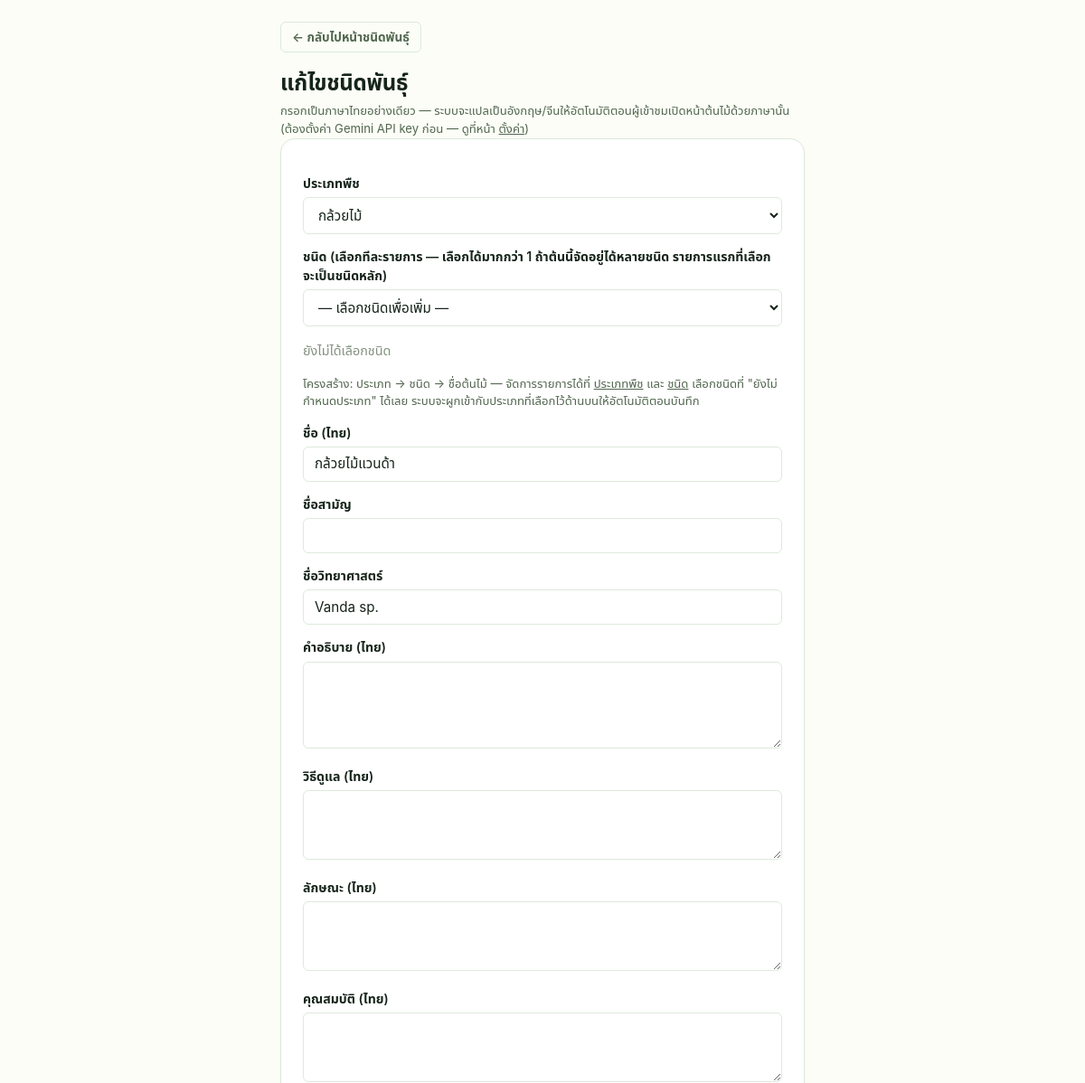
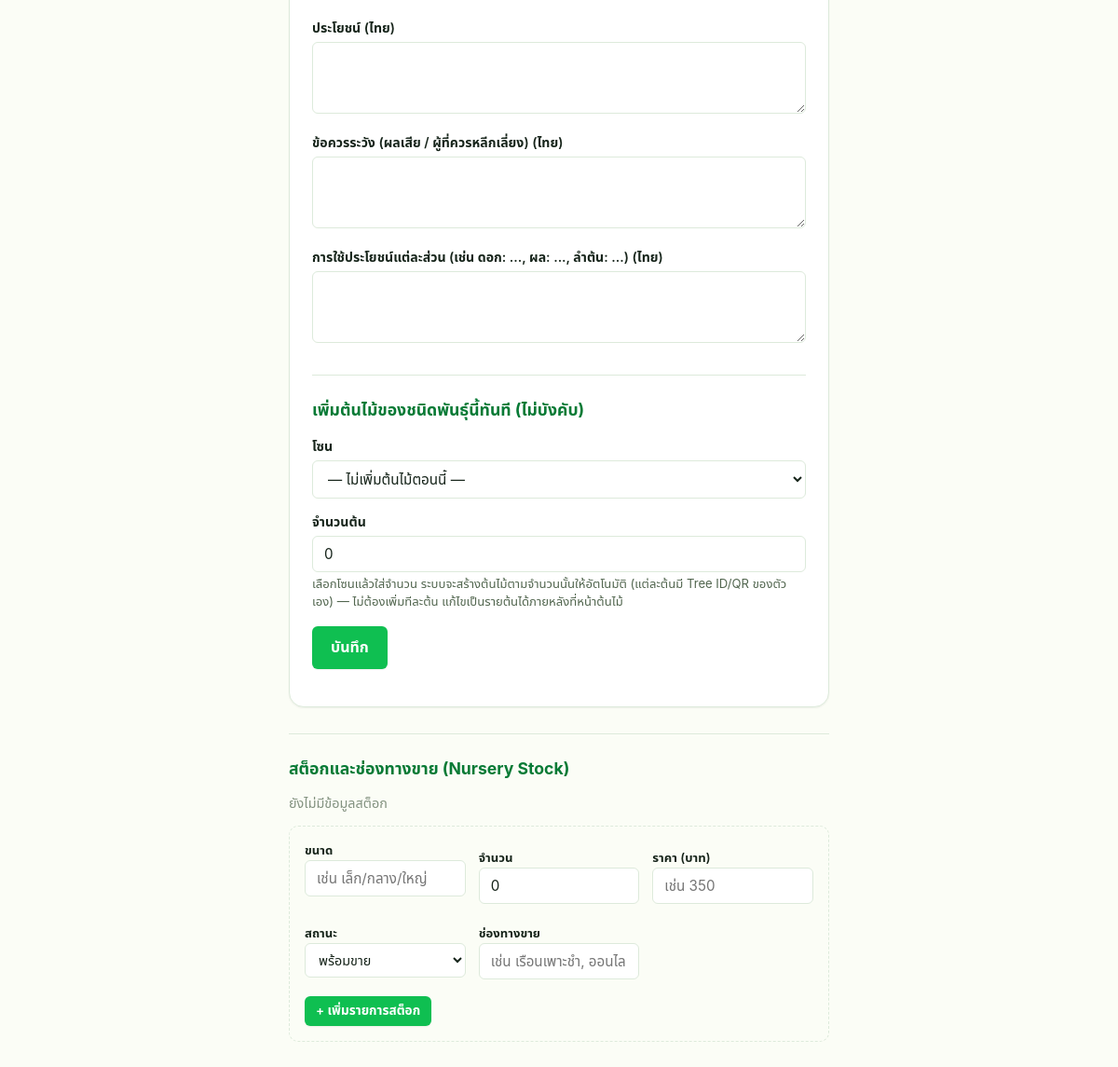
Screenshot of /admin/species_form.php?id=4 (signed in) with the database file from the repository (2 pictures, top to bottom).
### tables this page shows
CREATE TABLE species (
    id                 BIGINT UNSIGNED AUTO_INCREMENT PRIMARY KEY,
    category_code      CHAR(3) NOT NULL,
    subtype_id         BIGINT UNSIGNED NULL,  
    species_code       CHAR(3) NOT NULL,
    classification_id  CHAR(10) NULL UNIQUE,
    name               VARCHAR(150) NOT NULL,  
    name_en            VARCHAR(150) NULL,
    name_zh            VARCHAR(150) NULL,
    name_common        VARCHAR(150) NULL,  
    name_scientific    VARCHAR(150) NULL,  
    description        TEXT NULL,
    description_en     TEXT NULL,
    description_zh     TEXT NULL,
    care_instructions    TEXT NULL,  
    care_instructions_en TEXT NULL,
    care_instructions_zh TEXT NULL,
    characteristics     TEXT NULL,
    characteristics_en  TEXT NULL,
    characteristics_zh  TEXT NULL,
    properties          TEXT NULL,
    properties_en       TEXT NULL,
    properties_zh       TEXT NULL,
    benefits            TEXT NULL,
    benefits_en         TEXT NULL,
    benefits_zh         TEXT NULL,
    cautions            TEXT NULL,
    cautions_en         TEXT NULL,
    cautions_zh         TEXT NULL,
    part_uses           TEXT NULL,
    part_uses_en        TEXT NULL,
    part_uses_zh        TEXT NULL,
    created_at         DATETIME NOT NULL DEFAULT CURRENT_TIMESTAMP,
    updated_at         DATETIME NOT NULL DEFAULT CURRENT_TIMESTAMP ON UPDATE CURRENT_TIMESTAMP,
    CONSTRAINT fk_species_category FOREIGN KEY (category_code) REFERENCES categories(code),
    CONSTRAINT fk_species_subtype  FOREIGN KEY (subtype_id)    REFERENCES subtypes(id),
    UNIQUE KEY uq_species_category_species (category_code, species_code)
);

CREATE TABLE categories (
    code       CHAR(3) PRIMARY KEY,
    name_th    VARCHAR(100) NOT NULL,
    name_en    VARCHAR(100) NULL,  
    name_zh    VARCHAR(100) NULL,
    created_at DATETIME NOT NULL DEFAULT CURRENT_TIMESTAMP
);

### includes/functions.php (called while the page is built, shortened)
<?php
function e(string $value): string
{
    return htmlspecialchars($value, ENT_QUOTES, 'UTF-8');
}
function getStockForSpecies(PDO $pdo, int $speciesId): array
{
    $stmt = $pdo->prepare('SELECT * FROM nursery_stock WHERE species_id = :sid ORDER BY updated_at DESC');
    $stmt->execute(['sid' => $speciesId]);
    return $stmt->fetchAll();
}
function getAllCategories(PDO $pdo): array
{
    return $pdo->query('SELECT * FROM categories ORDER BY code ASC')->fetchAll();
}
function getAllSubtypes(PDO $pdo): array
{
    return $pdo->query('SELECT * FROM subtypes ORDER BY category_code ASC, name_th ASC')->fetchAll();
}
function getSpeciesById(PDO $pdo, int $id): ?array
{
    $stmt = $pdo->prepare('SELECT * FROM species WHERE id = :id');
    $stmt->execute(['id' => $id]);
    return $stmt->fetch() ?: null;
}

### admin/species_form.php (the view, shortened to what this page needs)
<?php
$pdo = db();
$id = isset($_GET['id']) ? (int) $_GET['id'] : 0;
$species = $id ? getSpeciesById($pdo, $id) : null;
$categories = getAllCategories($pdo);
$subtypes = getAllSubtypes($pdo);
$stockRows = $id ? getStockForSpecies($pdo, $id) : [];
$saleStatusLabels = ['available' => 'พร้อมขาย', 'reserved' => 'จองแล้ว', 'sold_out' => 'ขายหมด', 'not_for_sale' => 'ไม่ขาย'];
$detailSections = [
    'care_instructions' => 'วิธีดูแล',
    'characteristics' => 'ลักษณะ',
    'properties' => 'คุณสมบัติ',
    'benefits' => 'ประโยชน์',
    'cautions' => 'ข้อควรระวัง (ผลเสีย / ผู้ที่ควรหลีกเลี่ยง)',
    'part_uses' => 'การใช้ประโยชน์แต่ละส่วน (เช่น ดอก: ..., ผล: ..., ลำต้น: ...)',
];
$v = fn($key, $default = '') => e((string) ($species[$key] ?? $default));
?>
<!doctype html>
<html lang="th">
<head>
<link rel="stylesheet" href="../public/assets/css/style.css">
</head>
<body>
<div class="admin-wrap admin-wrap-narrow">
  <p><a class="btn-outline btn-sm" href="species.php">&larr; กลับไปหน้าชนิดพันธุ์</a></p>
  <h1><?= $id ? 'แก้ไขชนิดพันธุ์' : 'เพิ่มชนิดพันธุ์' ?></h1>
  <p class="field-hint">กรอกเป็นภาษาไทยอย่างเดียว — ระบบจะแปลเป็นอังกฤษ/จีนให้อัตโนมัติตอนผู้เข้าชมเปิดหน้าต้นไม้ด้วยภาษานั้น<?= AI_ENABLED ? '' : ' (ต้องตั้งค่า Gemini API key ก่อน — ดูที่หน้า <a href="settings.php#ai-translation">ตั้งค่า</a>)' ?></p>
  <?php if (!$subtypes): ?>
    <div class="flash error">ยังไม่มีชนิดในระบบ กรุณา<a href="subtype_form.php">เพิ่มชนิด</a>ก่อน</div>
  <?php else: ?>
  <form method="post">
    <label for="category_code">ประเภทพืช</label>
    <select id="category_code" name="category_code" required onchange="filterSubtypesByCategory(this.value)">
      <?php foreach ($categories as $cat): ?>
        <option value="<?= e($cat['code']) ?>" <?= ($species['category_code'] ?? '') === $cat['code'] ? 'selected' : '' ?>>
          <?= e($cat['name_th']) ?>
        </option>
      <?php endforeach; ?>
    </select>
    <label for="subtype_picker">ชนิด (เลือกทีละรายการ — เลือกได้มากกว่า 1 ถ้าต้นนี้จัดอยู่ได้หลายชนิด รายการแรกที่เลือกจะเป็นชนิดหลัก)</label>
    <select id="subtype_picker">
      <option value="">— เลือกชนิดเพื่อเพิ่ม —</option>
    </select>
    <div id="subtype_selected_box" class="chip-box"></div>
    <p class="field-hint">โครงสร้าง: ประเภท &rarr; ชนิด &rarr; ชื่อต้นไม้ — จัดการรายการได้ที่ <a href="categories.php">ประเภทพืช</a> และ <a href="subtypes.php">ชนิด</a> เลือกชนิดที่ "ยังไม่กำหนดประเภท" ได้เลย ระบบจะผูกเข้ากับประเภทที่เลือกไว้ด้านบนให้อัตโนมัติตอนบันทึก</p>
    <label for="name">ชื่อ (ไทย)</label>
    <input type="text" id="name" name="name" value="<?= $v('name') ?>" required>
    <label for="name_common">ชื่อสามัญ</label>
    <input type="text" id="name_common" name="name_common" value="<?= $v('name_common') ?>">
    <label for="name_scientific">ชื่อวิทยาศาสตร์</label>
    <input type="text" id="name_scientific" name="name_scientific" value="<?= $v('name_scientific') ?>" placeholder="เช่น Cassia fistula">
    <label for="description">คำอธิบาย (ไทย)</label>
    <textarea id="description" name="description" rows="4"><?= $v('description') ?></textarea>
    <?php foreach ($detailSections as $field => $label): ?>
    <label for="<?= $field ?>"><?= e($label) ?> (ไทย)</label>
    <textarea id="<?= $field ?>" name="<?= $field ?>" rows="3"><?= $v($field) ?></textarea>
    <?php endforeach; ?>
    <div class="history-section">
      <h2>เพิ่มต้นไม้ของชนิดพันธุ์นี้ทันที (ไม่บังคับ)</h2>
      <label for="plant_zone_id">โซน</label>
      <select id="plant_zone_id" name="plant_zone_id">
        <option value="">— ไม่เพิ่มต้นไม้ตอนนี้ —</option>
      </select>
      <label for="plant_quantity">จำนวนต้น</label>
      <input type="number" id="plant_quantity" name="plant_quantity" min="0" value="<?= $v('plant_quantity', '0') ?>">
      <p class="field-hint">
        เลือกโซนแล้วใส่จำนวน ระบบจะสร้างต้นไม้ตามจำนวนนั้นให้อัตโนมัติ (แต่ละต้นมี Tree ID/QR ของตัวเอง) —
        ไม่ต้องเพิ่มทีละต้น แก้ไขเป็นรายต้นได้ภายหลังที่หน้าต้นไม้
      </p>
    </div>
    <p><button class="btn" type="submit">บันทึก</button></p>
  </form>
  <?php endif; ?>
  <?php if ($id): ?>
  <section id="stock" class="history-section">
    <h2>สต็อกและช่องทางขาย (Nursery Stock)</h2>
    <?php if ($stockRows): ?>
      <div class="table-scroll">
        <table>
          <thead><tr><th>ขนาด</th><th>จำนวน</th><th>ราคา</th><th>สถานะ</th><th>ช่องทางขาย</th><th></th></tr></thead>
          <tbody>
            <?php foreach ($stockRows as $stock): ?>
            <tr>
              <td><?= e($stock['size_label'] ?? '') ?></td>
              <td><?= (int) $stock['quantity'] ?></td>
              <td><?= $stock['price'] !== null ? number_format((float) $stock['price'], 2) : '—' ?></td>
              <td><?= e($saleStatusLabels[$stock['sale_status']] ?? $stock['sale_status']) ?></td>
              <td><?= e($stock['sales_channel'] ?? '') ?></td>
              <td>
                <form class="inline" method="post" action="stock_delete.php" data-confirm="ลบรายการนี้?">
                  <?= csrfField() ?>
                  <input type="hidden" name="id" value="<?= (int) $stock['id'] ?>">
                  <input type="hidden" name="species_id" value="<?= (int) $id ?>">
                  <button class="btn btn-sm btn-danger" type="submit">ลบ</button>
                </form>
              </td>
            </tr>
            <?php endforeach; ?>
          </tbody>
        </table>
      </div>
    <?php else: ?>
      <p class="muted-note">ยังไม่มีข้อมูลสต็อก</p>
    <?php endif; ?>
    <form method="post" action="stock_add.php" class="inline-add-form">
      <div class="field-row">
        <label>ขนาด<input type="text" name="size_label" placeholder="เช่น เล็ก/กลาง/ใหญ่"></label>
        <label>จำนวน<input type="number" name="quantity" min="0" value="0" required></label>
        <label>ราคา (บาท)<input type="text" name="price" inputmode="decimal" placeholder="เช่น 350"></label>
        <label>สถานะ
          <select name="sale_status">
            <?php foreach ($saleStatusLabels as $key => $label): ?>
              <option value="<?= e($key) ?>"><?= e($label) ?></option>
            <?php endforeach; ?>
          </select>
        </label>
        <label>ช่องทางขาย<input type="text" name="sales_channel" placeholder="เช่น เรือนเพาะชำ, ออนไลน์"></label>
      </div>
      <button class="btn btn-sm" type="submit">+ เพิ่มรายการสต็อก</button>
    </form>
  </section>
  <?php endif; ?>
</div>
</body>
</html>

### public/assets/css/style.css (style rules this page uses)
:root { --green-50: #e6fbea; --green-100: #c3f5cd; --green-400: #2fe273; --green-500: #0fbf51; --green-600: #0a9c43; --green-700: #077a35; --amber-100: #fff2cf; --amber-600: #a66a00; --red-100: #ffe3e6; --red-600: #e01e42; --red-700: #c11536; --blue-100: #dcf0ff; --blue-600: #0d84e8; --gray-100: #f0f5f0; --bg: #fbfdf6; --card: #ffffff; --text: #16241a; --muted: #52664f; --faint: #839280; --border: #ddeadb; --radius-sm: 6px; --radius-md: 10px; --radius-lg: 16px; --shadow-sm: 0 1px 2px rgba(20, 30, 20, 0.06); --shadow-md: 0 4px 16px rgba(20, 30, 20, 0.08); --shadow-lg: 0 12px 32px rgba(20, 30, 20, 0.12); --font: -apple-system, BlinkMacSystemFont, "Segoe UI", Roboto, "Noto Sans Thai", Arial, sans-serif; --ease: cubic-bezier(0.4, 0, 0.2, 1); }
* { box-sizing: border-box; }
html { -webkit-text-size-adjust: 100%; }
body { margin: 0; font-family: var(--font); background: var(--bg); color: var(--text); line-height: 1.5; -webkit-font-smoothing: antialiased; }
a { color: inherit; }
.btn { display: inline-flex; align-items: center; justify-content: center; gap: 6px; padding: 11px 20px; border-radius: var(--radius-sm); border: none; background: var(--green-500); color: #fff; font-family: inherit; font-size: 1rem; font-weight: 600; cursor: pointer; text-decoration: none; transition: background 0.15s var(--ease), transform 0.08s var(--ease), box-shadow 0.15s var(--ease); box-shadow: var(--shadow-sm); }
.btn-outline { display: inline-flex; align-items: center; justify-content: center; gap: 6px; padding: 11px 20px; border-radius: var(--radius-sm); border: 1.5px solid var(--border); background: transparent; color: var(--muted); font-family: inherit; font-size: 1rem; font-weight: 600; cursor: pointer; text-decoration: none; transition: background 0.15s var(--ease), color 0.15s var(--ease), border-color 0.15s var(--ease); }
.btn-sm { padding: 6px 12px; font-size: 0.85rem; border-radius: var(--radius-sm); }
.admin-wrap { max-width: 1000px; margin: 24px auto 60px; padding: 0 20px; font-family: var(--font); }
.admin-wrap h1 { font-size: 1.5rem; font-weight: 800; letter-spacing: -0.01em; margin: 0; }
.admin-wrap h2 { font-size: 1.1rem; font-weight: 700; margin: 0 0 12px; color: var(--green-700); }
.admin-wrap form:not(.inline):not(.inline-add-form):not(.inline-lead-form) { background: var(--card); border: 1px solid var(--border); border-radius: var(--radius-lg); padding: 24px; box-shadow: var(--shadow-sm); }
.admin-wrap label { display: block; margin: 14px 0 5px; font-weight: 600; font-size: 0.88rem; color: var(--text); }
.admin-wrap label:first-child { margin-top: 0; }
.admin-wrap input[type=text], .admin-wrap input[type=number], .admin-wrap input[type=password], .admin-wrap input[type=email], .admin-wrap input[type=url], .admin-wrap input[type=date], .admin-wrap textarea, .admin-wrap select, .admin-wrap input[type=file] { width: 100%; padding: 9px 12px; border: 1.5px solid var(--border); border-radius: var(--radius-sm); font-size: 0.95rem; font-family: inherit; background: var(--card); color: var(--text); transition: border-color 0.15s var(--ease), box-shadow 0.15s var(--ease); }
.admin-wrap select { cursor: pointer; }
.history-section { margin-top: 28px; padding-top: 24px; border-top: 1px solid var(--border); }
.muted-note { color: var(--faint); font-size: 0.9rem; margin: 8px 0; }
.inline-add-form { margin-top: 14px; padding: 16px; background: var(--bg); border: 1px dashed var(--border); border-radius: var(--radius-md); }
.inline-add-form .field-row { display: grid; grid-template-columns: repeat(auto-fit, minmax(140px, 1fr)); gap: 10px 14px; margin-bottom: 4px; }
.inline-add-form label { font-size: 0.82rem; margin: 8px 0 4px; }
.inline-add-form input, .inline-add-form select { width: 100%; padding: 8px 10px; border: 1.5px solid var(--border); border-radius: var(--radius-sm); font-size: 0.9rem; font-family: inherit; }
.inline-add-form .btn-sm { margin-top: 10px; }
.admin-wrap-narrow { max-width: 620px; }
.field-hint { margin: 3px 0 0; font-size: 0.82rem; color: var(--muted); }
.chip-box { display: flex; flex-wrap: wrap; gap: 6px; margin: 8px 0; min-height: 32px; }

### rows the page displays
species: category_code "กล้วยไม้", name "กล้วยไม้แวนด้า", name_scientific "Vanda sp."

### other values shown
$label "วิธีดูแล"
$label "ลักษณะ"
$label "คุณสมบัติ"
$label "ประโยชน์"
$label "ข้อควรระวัง (ผลเสีย / ผู้ที่ควรหลีกเลี่ยง)"
$label "การใช้ประโยชน์แต่ละส่วน (เช่น ดอก: ..., ผล: ..., ลำต้น: ...)"
form field sale_status "พร้อมขาย"
